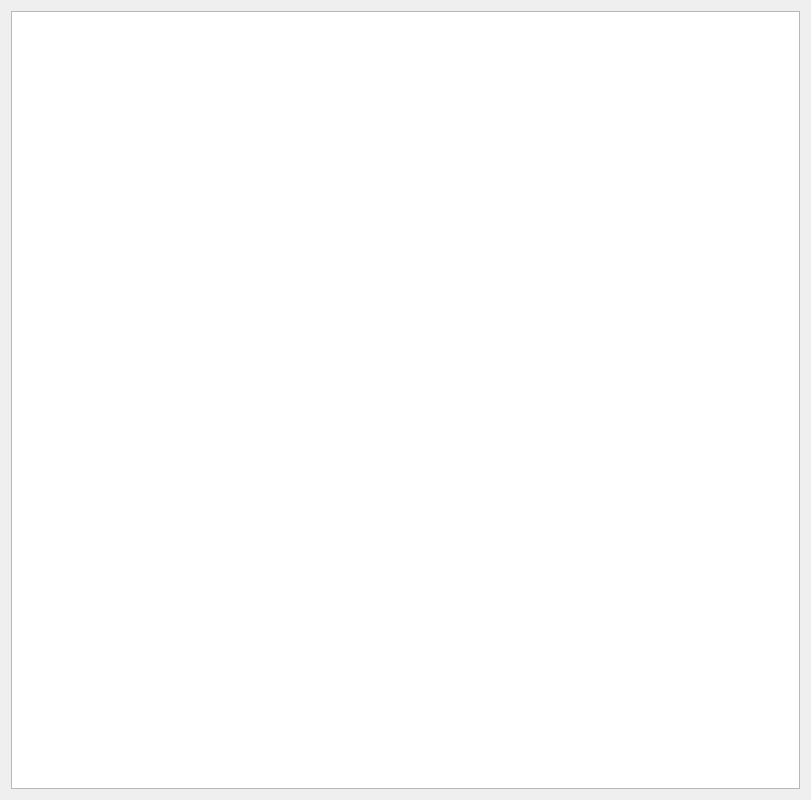
<?xml version="1.0" encoding="UTF-8"?>
<ui version="4.0">
 <class>AnalysisStep</class>
 <widget class="QWidget" name="AnalysisStep">
  <property name="geometry">
   <rect>
    <x>0</x>
    <y>0</y>
    <width>811</width>
    <height>800</height>
   </rect>
  </property>
  <property name="windowTitle">
   <string>分析过程</string>
  </property>
  <layout class="QGridLayout" name="gridLayout">
   <item row="0" column="0">
    <widget class="QTableView" name="setp_table">
     <property name="styleSheet">
      <string notr="true">QHeaderView::section {
    color: white;
    background-color: rgb(0, 170, 255);
    border: 5px solid #f6f7fa;
    border-radius:0px;
    border-color: rgb(0, 170, 255);
} </string>
     </property>
     <attribute name="horizontalHeaderCascadingSectionResizes">
      <bool>false</bool>
     </attribute>
     <attribute name="horizontalHeaderShowSortIndicator" stdset="0">
      <bool>false</bool>
     </attribute>
     <attribute name="horizontalHeaderStretchLastSection">
      <bool>false</bool>
     </attribute>
     <attribute name="verticalHeaderVisible">
      <bool>true</bool>
     </attribute>
     <attribute name="verticalHeaderCascadingSectionResizes">
      <bool>false</bool>
     </attribute>
     <attribute name="verticalHeaderShowSortIndicator" stdset="0">
      <bool>false</bool>
     </attribute>
    </widget>
   </item>
  </layout>
 </widget>
 <layoutdefault spacing="6" margin="11"/>
 <resources/>
 <connections/>
</ui>
